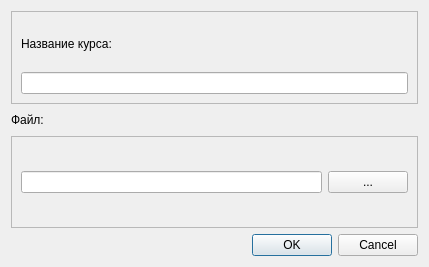
<?xml version="1.0" encoding="UTF-8"?>
<ui version="4.0">
 <class>NewKursDialog</class>
 <widget class="QDialog" name="NewKursDialog">
  <property name="geometry">
   <rect>
    <x>0</x>
    <y>0</y>
    <width>429</width>
    <height>267</height>
   </rect>
  </property>
  <property name="windowTitle">
   <string>Новый курс</string>
  </property>
  <layout class="QVBoxLayout" name="verticalLayout">
   <item>
    <widget class="QFrame" name="frame">
     <property name="frameShape">
      <enum>QFrame::StyledPanel</enum>
     </property>
     <property name="frameShadow">
      <enum>QFrame::Raised</enum>
     </property>
     <layout class="QVBoxLayout" name="verticalLayout_2">
      <item>
       <widget class="QLabel" name="label">
        <property name="text">
         <string>Название курса:</string>
        </property>
       </widget>
      </item>
      <item>
       <widget class="QLineEdit" name="nameEdit"/>
      </item>
     </layout>
    </widget>
   </item>
   <item>
    <widget class="QLabel" name="label_2">
     <property name="maximumSize">
      <size>
       <width>16777215</width>
       <height>20</height>
      </size>
     </property>
     <property name="text">
      <string>Файл:</string>
     </property>
    </widget>
   </item>
   <item>
    <widget class="QFrame" name="frame_2">
     <property name="frameShape">
      <enum>QFrame::StyledPanel</enum>
     </property>
     <property name="frameShadow">
      <enum>QFrame::Raised</enum>
     </property>
     <layout class="QHBoxLayout" name="horizontalLayout">
      <item>
       <widget class="QLineEdit" name="fileEdit"/>
      </item>
      <item>
       <widget class="QPushButton" name="fileButt">
        <property name="text">
         <string>...</string>
        </property>
       </widget>
      </item>
     </layout>
    </widget>
   </item>
   <item>
    <widget class="QDialogButtonBox" name="buttonBox">
     <property name="orientation">
      <enum>Qt::Horizontal</enum>
     </property>
     <property name="standardButtons">
      <set>QDialogButtonBox::Cancel|QDialogButtonBox::Ok</set>
     </property>
    </widget>
   </item>
  </layout>
 </widget>
 <resources/>
 <connections>
  <connection>
   <sender>buttonBox</sender>
   <signal>accepted()</signal>
   <receiver>NewKursDialog</receiver>
   <slot>accept()</slot>
   <hints>
    <hint type="sourcelabel">
     <x>248</x>
     <y>254</y>
    </hint>
    <hint type="destinationlabel">
     <x>157</x>
     <y>274</y>
    </hint>
   </hints>
  </connection>
  <connection>
   <sender>buttonBox</sender>
   <signal>rejected()</signal>
   <receiver>NewKursDialog</receiver>
   <slot>reject()</slot>
   <hints>
    <hint type="sourcelabel">
     <x>316</x>
     <y>260</y>
    </hint>
    <hint type="destinationlabel">
     <x>286</x>
     <y>274</y>
    </hint>
   </hints>
  </connection>
 </connections>
</ui>
